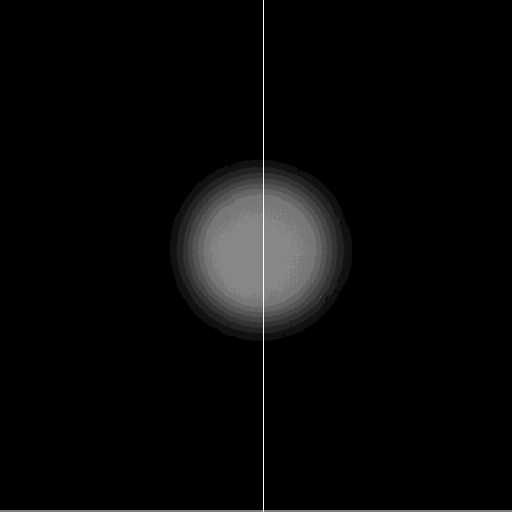
#> input picture mastu/Calibration/images/SAX2 B_C001H001S0020000001.png, 1024 x 1024 px (shown at 1/2 size)
$ jupyter execute --allow-errors CheckingCalibration.ipynb   (shell and % lines are left out)
#> lines starting #> are read from the running program, lines starting #| are printed output that depends on the picture; long printed decimals are rounded
#> further down, img is the input picture: shape (1024, 1024) uint16; min 0, max 4095, mean 252
[cell 1]
import matplotlib.pyplot as plt
from numpy import diag, exp, linspace, min, max, sqrt, meshgrid, reshape, abs, shape, mean, arange, zeros, polyfit, poly1d, trapz
import numpy as np
from scipy.interpolate import interp1d
from scipy import optimize
import cv2
from os import path, listdir
import xmltodict
import pandas as pd
from scipy.special import ndtr as norm_cdf

[cell 2]
def ncdf(x, c, w):
    z = (x - c) / w
    return norm_cdf(z)

def gaussian(x, c, w):
    z = (x - c) / w
    return exp(-0.5*z**2)

def hsv_cal_1d(z, sigma, shape):
    g = gaussian(z, 0.0, sigma)
    f = ncdf(z, 1, shape)
    return g * (1 - f)

def hsv_cal_2d_fit(xy, x0, y0, wx, wy, sigma, shape, amp, offset):
    x, y = xy
    z = sqrt(((x - x0) / wx) ** 2 + ((y - y0) / wy) ** 2)

    output = amp * hsv_cal_1d(z, sigma, shape) + offset

    return output.ravel()

# [76 lines left out: functions fit_image, generate_flat_field, not called in this run]

def get_cih(filename):
    name, ext = path.splitext(filename)
    if ext == '.cih':
        cih = dict()
        # read the cif header
        with open(filename, 'r') as f:
            for line in f:
                if line == '\n': #end of cif header
                    break
                line_sp = line.replace('\n', '').split(' : ')
                if len(line_sp) == 2:
                    key, value = line_sp
                    try:
                        if '.' in value:
                            value = float(value)
                        else:
                            value = int(value)
                        cih[key] = value
                    except:
                        cih[key] = value

    elif ext == '.cihx':
        with open(filename, 'r', encoding='utf-8', errors='ignore') as f:
            lines = f.readlines()
            first_last_line = [ i for i in range(len(lines)) if '<cih>' in lines[i] or '</cih>' in lines[i] ]
            xml = ''.join(lines[first_last_line[0]:first_last_line[-1]+1])

        raw_cih_dict = xmltodict.parse(xml)
        cih = {
            'Date': raw_cih_dict['cih']['fileInfo']['date'],
            'Camera Type': raw_cih_dict['cih']['deviceInfo']['deviceName'],
            'Record Rate(fps)': float(raw_cih_dict['cih']['recordInfo']['recordRate']),
            'Shutter Speed(s)': float(raw_cih_dict['cih']['recordInfo']['shutterSpeed']),
            'Total Frame': int(raw_cih_dict['cih']['frameInfo']['totalFrame']),
            'Original Total Frame': int(raw_cih_dict['cih']['frameInfo']['recordedFrame']),
            'Image Width': int(raw_cih_dict['cih']['imageDataInfo']['resolution']['width']),
            'Image Height': int(raw_cih_dict['cih']['imageDataInfo']['resolution']['height']),
            'File Format': raw_cih_dict['cih']['imageFileInfo']['fileFormat'],
            'EffectiveBit Depth': int(raw_cih_dict['cih']['imageDataInfo']['effectiveBit']['depth']),
            'EffectiveBit Side': raw_cih_dict['cih']['imageDataInfo']['effectiveBit']['side'],
            'Color Bit': int(raw_cih_dict['cih']['imageDataInfo']['colorInfo']['bit']),
            'Comment Text': raw_cih_dict['cih']['basicInfo'].get('comment', ''),
        }

    return cih

# [20 lines left out: function integrating_sphere_radiance, not called in this run]

[cell 3]
# Read the calibration image
img_dir = './images/'

# img_files = ['SAX2 B_C001H001S0019000001.png',
#              'SAX2 B_C001H001S0020000001.png',
#              'SAX2 B_C001H001S0021000001.png',
#              'SAX2 B_C001H001S0022000001.png',
#              'SAX2 B_C001H001S0023000001.png',
#              'SAX2 B_C001H001S0024000001.png']

# header_files = ['SAX2 B_C001H001S0019.cihx',
#                 'SAX2 B_C001H001S0020.cihx',
#                 'SAX2 B_C001H001S0021.cihx',
#                 'SAX2 B_C001H001S0022.cihx',
#                 'SAX2 B_C001H001S0023.cihx',
#                 'SAX2 B_C001H001S0024.cihx']

### remove first file
img_files = ['SAX2 B_C001H001S0020000001.png',
             'SAX2 B_C001H001S0021000001.png',
             'SAX2 B_C001H001S0022000001.png',
             'SAX2 B_C001H001S0023000001.png',
             'SAX2 B_C001H001S0024000001.png']

header_files = ['SAX2 B_C001H001S0020.cihx',
                'SAX2 B_C001H001S0021.cihx',
                'SAX2 B_C001H001S0022.cihx',
                'SAX2 B_C001H001S0023.cihx',
                'SAX2 B_C001H001S0024.cihx']

# Integrating sphere brightness, in kcd/m
sphere_brightness = [6.445]*len(img_files)

phot_flux = zeros(len(img_files))

fit_results = zeros((len(img_files),8))
residuals = zeros(len(img_files))
fit_frames = zeros(((len(img_files),1024,1024)))
fit_pcov = zeros((len(img_files),8))
residuals2 = zeros(len(img_files))
means = zeros(len(img_files))
res_percs = zeros(len(img_files))
res2_percs = zeros(len(img_files))

shutter_speeds = zeros(len(img_files))
exposure_times = zeros(len(img_files))
record_rates = zeros(len(img_files))


peak_signal = []
background = []

#> (a cell that did not finish here is left out)

[cell 5]
plt.figure(figsize=(3.5,3), dpi=150)

# Plot the peak signal recorded by the camera as a function of exposure
# time.  To do this, take the peak signal values from the fit results and
# subtract the background signal
peak_signals = fit_results[:,6] # - fit_results[:,7]

plt.plot(exposure_times, peak_signals, 'o')
plt.xlabel('Exposure time (s)')
plt.ylabel('Peak signal (counts)')
plt.grid()

# Plot a linear fit through the data
#> (the rest of this cell did not finish here and is left out)

[cell 6]
p0 = [512, 512, 150, 150, 300,   0.2, img[512,512], 0]
#> p0 = [512, 512, 150, 150, 300, 0.2, 2144, 0]
p0strings = ('x0', 'y0', 'wx', 'wy', 'sigma', 'shape', 'amp', 'offset')

[cell 7]
def linfunc(x, m, c):
    return m * x + c

def linerr(x, m, c):
    return np.sqrt((x * m)**2 + c**2)

[cell 8]
xwant = 20e-6 * 1e3
sf = 2
myys = np.zeros(len(p0))
#> myys = [0, 0, 0, 0, 0, 0, 0, 0]
myyerrs = np.zeros(len(p0))
#> myyerrs = [0, 0, 0, 0, 0, 0, 0, 0]

#> (the rest of this cell did not finish here and is left out)

[cell 9]
fig, ax = plt.subplots(1, 1, figsize=(3.5,3), dpi=150)
ax.errorbar(exposure_times, residuals, fmt='o', c='C0', mec='k', capsize=4, label='residuals')
ax.plot(20e-6, np.interp(20e-6, exposure_times, residuals), '+', c='C3', zorder=4)
ax.set_xlabel('exposure times', fontsize=9)
ax.set_ylabel('abs(residuals)', fontsize=9)
ax.set_xlim([0.,0.00055])
ax.tick_params(axis="both", which='both', labelsize=9, direction='in',
          left=True, bottom=True, right=True, top=False)
plt.tight_layout()

fig, ax = plt.subplots(1, 1, figsize=(3.5,3), dpi=150)
ax.errorbar(exposure_times, residuals2, fmt='o', c='C0', mec='k', capsize=4, label='residuals')
ax.plot(20e-6, np.interp(20e-6, exposure_times, residuals2), '+', c='C3', zorder=4)
ax.set_xlabel('exposure times', fontsize=9)
ax.set_ylabel('RMS(residuals)', fontsize=9)
ax.set_xlim([0.,0.00055])
ax.tick_params(axis="both", which='both', labelsize=9, direction='in',
          left=True, bottom=True, right=True, top=False)
plt.tight_layout()

fig, ax = plt.subplots(1, 1, figsize=(3.5,3), dpi=150)
ax.errorbar(exposure_times, means, fmt='o', c='C0', mec='k', capsize=4, label='residuals')
ax.plot(20e-6, np.interp(20e-6, exposure_times, means), '+', c='C3', zorder=4)
ax.set_xlabel('exposure times', fontsize=9)
ax.set_ylabel('means', fontsize=9)
ax.set_xlim([0.,0.00055])
ax.tick_params(axis="both", which='both', labelsize=9, direction='in',
          left=True, bottom=True, right=True, top=False)
plt.tight_layout()

fig, ax = plt.subplots(1, 1, figsize=(3.5,3), dpi=150)
ax.errorbar(exposure_times, res_percs*100., fmt='o', c='C0', mec='k', capsize=4, label='residuals')
ax.plot(20e-6, np.interp(20e-6, exposure_times, res_percs*100.), '+', c='C3', zorder=4)
ax.set_xlabel('exposure times', fontsize=9)
ax.set_ylabel('res(%)', fontsize=9)
ax.set_xlim([0.,0.00055])
ax.tick_params(axis="both", which='both', labelsize=9, direction='in',
          left=True, bottom=True, right=True, top=False)
plt.tight_layout()

fig, ax = plt.subplots(1, 1, figsize=(3.5,3), dpi=150)
ax.errorbar(exposure_times, res2_percs*100., fmt='o', c='C0', mec='k', capsize=4, label='residuals')
ax.plot(20e-6, np.interp(20e-6, exposure_times, res2_percs*100.), '+', c='C3', zorder=4)
ax.set_xlabel('exposure times', fontsize=9)
ax.set_ylabel('RMS(%)', fontsize=9)
ax.set_xlim([0.,0.00055])
ax.tick_params(axis="both", which='both', labelsize=9, direction='in',
          left=True, bottom=True, right=True, top=False)
plt.tight_layout()
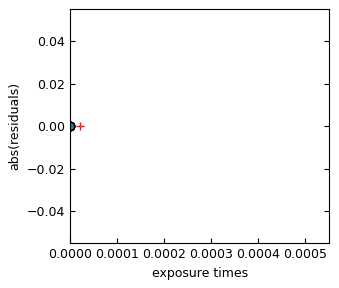
#> figure drawn by matplotlib, 1 panel
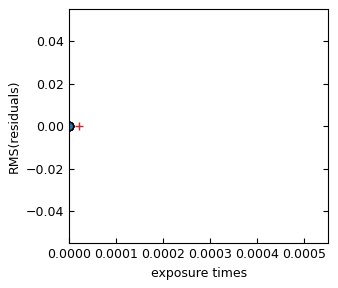
#> figure drawn by matplotlib, 1 panel
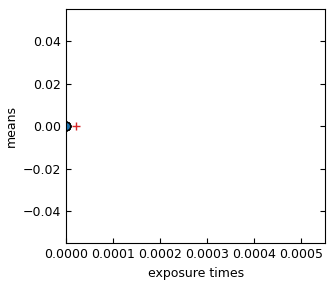
#> figure drawn by matplotlib, 1 panel

[cell 10]
img_shape = img.shape
#> img_shape = (1024, 1024)
x = linspace(0, img_shape[0]-1, img_shape[0])
#> x = 1024 values from 0 to 1023
y = linspace(0, img_shape[1]-1, img_shape[1])
#> y = 1024 values from 0 to 1023

xgrid, ygrid = meshgrid(x, y)
sigmas = linspace(2375684.3633298855, 239309600.98156285,2)
# sigmas[7] = 1.

fig, ax = plt.subplots(1, 1, figsize=(3.5,3), dpi=150)
for i in range(0, len(sigmas)):
    myguess = reshape(hsv_cal_2d_fit((xgrid, ygrid),
                    *(myys[0],myys[1], myys[2],myys[3],sigmas[i],myys[5],myys[6],myys[7])),
                      shape(img))
    ax.plot(xgrid[512], myguess[512], label=f'$\\sigma$={sigmas[i]:.0f}')
    print(sigmas[i], myguess[512,508:517])
#> this loop made 2 passes
#| 2375684.363 [0. 0. 0. 0. 0. 0. 0. 0. 0.]
#| 239309600.982 [0. 0. 0. 0. 0. 0. 0. 0. 0.]
#> pass 1, in hsv_cal_2d_fit, `x, y = xy`:
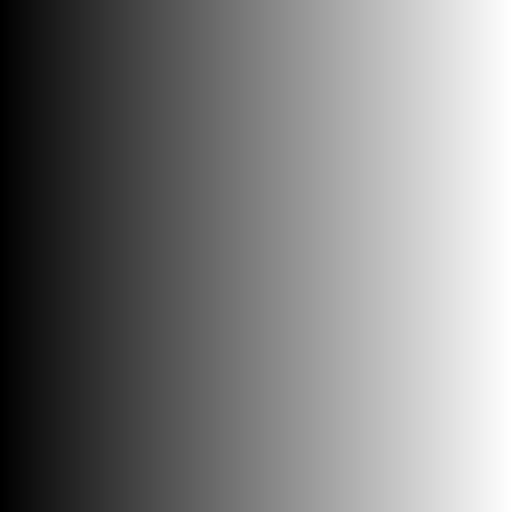
#> x: shape (1024, 1024) float64 (shown at 1/2 size); min 0, max 1023, mean 511.5; drawn with min black and max white
#> pass 1, in hsv_cal_2d_fit, `x, y = xy`:
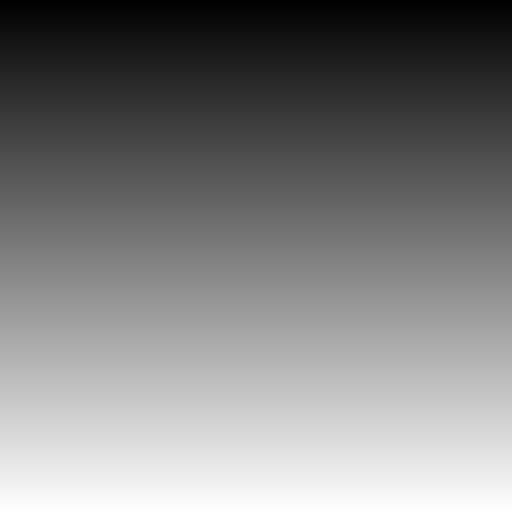
#> y: shape (1024, 1024) float64 (shown at 1/2 size); min 0, max 1023, mean 511.5; drawn with min black and max white
ax.legend(fancybox=1, framealpha=1, fontsize=8)
ax.set_xlabel('x', fontsize=9)
ax.set_ylabel('calib guess', fontsize=9)
ax.tick_params(axis="both", which='both', labelsize=9, direction='in',
          left=True, bottom=True, right=True, top=False)
plt.tight_layout()
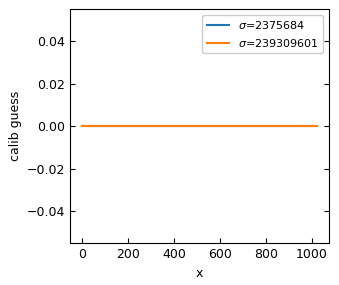
#> figure drawn by matplotlib, 1 panel

[cell 11]
# for i in arange(len(img_files)):
cmap = plt.cm.viridis
cmap.set_under(color='white')
for i in range(1):
    img = cv2.imread(img_dir + img_files[i],cv2.IMREAD_UNCHANGED)
    fig, ax = plt.subplots(1, 1, dpi=150, figsize=(3.35,3))
    ims=ax.imshow(img, vmin=0, vmax=4095, cmap=plt.cm.viridis)
    fig.colorbar(ims, ax=ax, label='Counts (8bit)', fraction=0.047,)
    ax.set_aspect('equal')
    ax.tick_params(axis="both", which='both', labelsize=9, direction='in',
          left=True, bottom=True, right=True, top=False)
    plt.tight_layout()
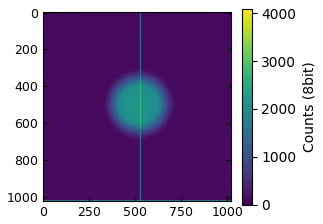
#> figure drawn by matplotlib, 2 panels

[cell 12]
myguess = (518.68, 500.66, 134.2, 137.0, -1.0e7, 0.177, 143., 138.61)

[cell 13]
plt.figure()
plt.plot(np.linspace(1723188/10., 1e9, 100), norm_cdf(np.linspace(1723188/10., 1e9, 100)))
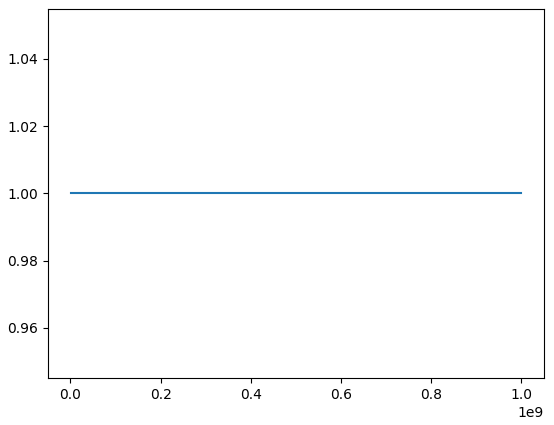
#> figure drawn by matplotlib, 1 panel
